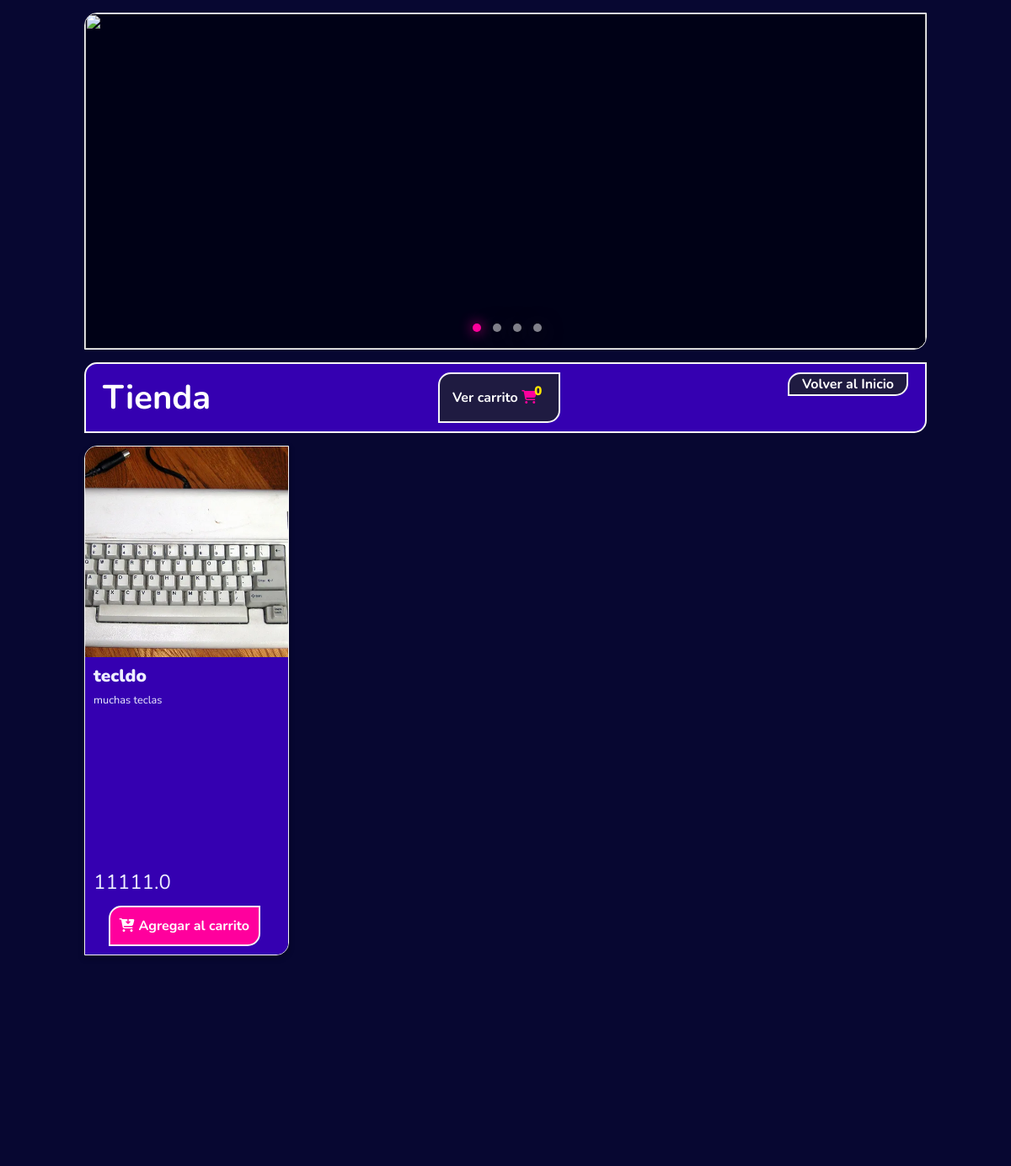
The page /store/ (upper part) on the database as committed earlier.
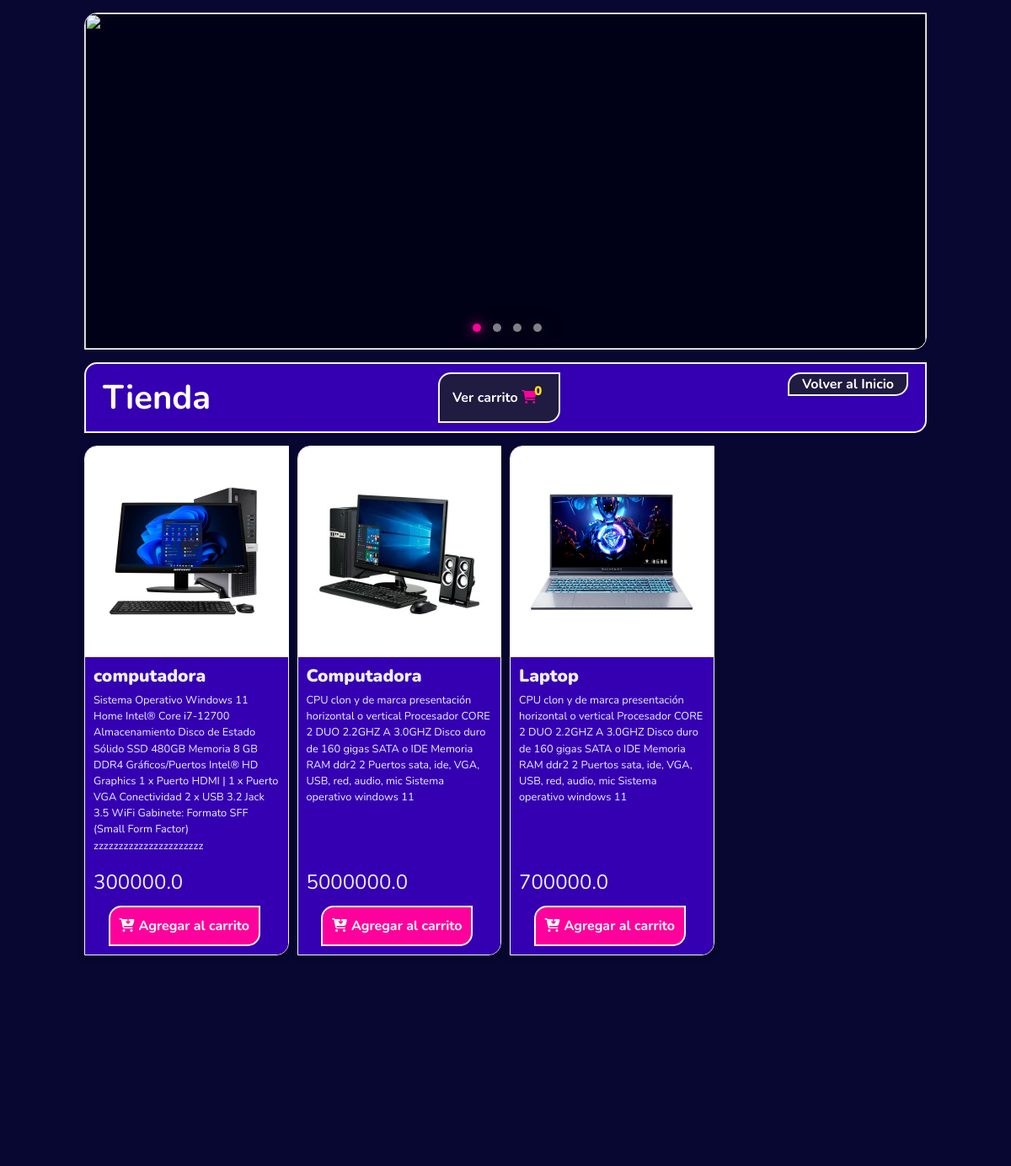
The same page on the database as committed later.
### inventario/models.py (models this page shows, shortened)
class Producto (models.Model):
    nombre = models.CharField(max_length=200)
    descripcion = models.TextField(blank=True)
    precio = models.FloatField(default=0.0)
    image = models.ImageField(upload_to='prod')

### inventario/views.py (the view)
# urls.py: path('store/', inventario_views.store, name='store'),
def store (request):
    productos = Producto.objects.all()
    return render(request, 'inventario/store.html', {'productos': productos })

### inventario/templates/inventario/store.html (shortened to what this page needs)
<!DOCTYPE html>
<html lang="es">
<head>
  {% load static %}
  <link rel="stylesheet" type="text/css" href="{% static 'tienda/bootstrap5/css/bootstrap.min.css' %}" />
  <link rel="stylesheet" href="{% static 'tienda/styles/tienda.css' %}">
</head>
<body>
  <div class="areaPromocional">
    <section class="slider">
      <div class="slide active">
        <img src="https://pcgamercatamarca.com.ar/wp-content/uploads/2021/08/banner-web-nuevo-1-scaled.jpg" alt="">
      </div>
      <div class="navigation-visibility">.
        <div class="slideIcon active"></div>
        <div class="slideIcon"></div>
        <div class="slideIcon"></div>
        <div class="slideIcon"></div>
      </div>
    </section>
    <div class="c__cabeceraTienda">
      <div class="cabeceraTienda">
        <h1>Tienda</h1>
        <button>Ver carrito <i class="fa-solid fa-cart-shopping"><span id="carritoContador"
              class="carritoContador">0</span></i></button>
        <a href="{% url 'home' %}">
            <button>Volver al Inicio</button>
        </a>
      </div>
    </div>
  </div>
  <main>
    <section class="tienda">
      {% for product in productos %}
        <div class="producto">
        <div class="fotoProducto">
          <img src="{{product.image.url}}" alt="">
        </div>
        <div class="infoProducto">
          <h2>{{product.nombre}}</h2>
          <p class="caracteristicas">{{product.descripcion}}</p>
          <p class="precioProducto">{{product.precio}}</p>
          <button class="agregarCarrito"><i
              class="fa-solid fa-cart-arrow-down"></i></i>Agregar al carrito</i></button>
        </div>
      </div>
      {% endfor %}
    </section>
  </main>
  </body>
</html>

### tienda/static/tienda/styles/tienda.css (style rules this page uses)
:root { --clr-hueso: #eeeeff; --clr-sun: #ffbb00; --clr-night: #00081f; --clr-gray: #202020; --clr-turquesa: #00ffea; --clr-verde:#6ea146; --clr-azul:rgb(3, 39, 116); --clr-fondo: #f2f2f2; --clr-celeste:#0099ff; --clr-amarillo:rgb(198, 227, 92); }
* { margin: 0; padding: 0; box-sizing: border-box; font-family: 'Nunito', sans-serif; }
body { display: flex; flex-direction: column; background: rgb(7, 7, 49); }
main { width: 100%; position: relative; display: flex; flex-direction: column; margin: 0 auto; padding: 0 20px; align-items: center; }
.areaPromocional { width: 100%; position: relative; display: flex; flex-direction: column; margin: 0 auto; align-items: space-between; }
.slider { max-width: 1000px; width: 100%; height: 400px; align-self: center; position: relative; background: #000116; border: 1px solid whitesmoke; border-top-left-radius: 15px; border-bottom-right-radius: 15px; overflow: hidden; top: 15px; }
.slider .slide { position: absolute; width: 100%; height: 100%; clip-path: circle(0% at 0 50%); }
.slider .slide.active { clip-path: circle(150% at 0 50%); transition: 1s; }
.slider .slide img { width: 100%; height: 100%; object-fit: cover; }
.slider .navigation-visibility { z-index: 999; display: flex; justify-content: center; }
.slider .navigation-visibility .slideIcon { width: 10px; height: 10px; z-index: 999; background: rgba(255, 255, 255, 0.5); backdrop-filter: blur(3px); transform: translateY(-30px); margin: 0 7px; border-radius: 30px; cursor: pointer; box-shadow: 0 5px 25px #202020; }
.slider .navigation-visibility .slideIcon.active { background: #ff009d; box-shadow: 0 0 15px #ff009d; }
.c__cabeceraTienda { max-width: 1040px; width: 100%; display: flex; justify-content: center; align-self: center; padding: 0 20px; }
.cabeceraTienda { max-width: 1000px; width: 100%; background: #3500b1; display: flex; justify-content: space-between; color: white; font-weight: 700; padding: 10px 20px; margin: 30px 0 15px 0; border: 2px solid whitesmoke; border-top-left-radius: 15px; border-bottom-right-radius: 15px; }
.cabeceraTienda button { border: none; padding: 0 15px; border: 2px solid whitesmoke; border-top-left-radius: 15px; border-bottom-right-radius: 15px; background: #1f1b41; color: #fff; font-size: 1em; font-weight: 700; cursor: pointer; }
.cabeceraTienda button .fa-cart-shopping { color: #ff009d; }
.cabeceraTienda button .carritoContador { display: inline-block; font-size: 15px; transform: translateY(-8px) translateX(-4px); color: rgb(255, 230, 0); padding: 0 1px; border-radius: 10px; }
.tienda { width: 1000px; display: grid; grid-template-columns: repeat(4, 1fr); grid-template-rows: repeat(2, 1fr); gap: 10px; margin-bottom: 20px; }
.tienda .producto { width: 100%; height: fit-content; margin: 0 auto; border: 1px solid whitesmoke; border-top-left-radius: 15px; border-bottom-right-radius: 15px; box-shadow: 0 3px 6px 1px rgba(0,0,0,.2); overflow: hidden; }
.tienda .producto .fotoProducto { height: 250px; display: flex; justify-content: end; }
.tienda .producto .fotoProducto img { width: 100%; height: 100%; object-fit: cover; }
.tienda .producto .infoProducto { height: fit-content; padding: 10px; background: #3500b1; color: var(--clr-hueso); display: flex; flex-direction: column; }
.tienda .producto .infoProducto h2 { font-size: 1.3em; font-weight: 900; margin-bottom: 7px; }
.tienda .producto .caracteristicas { font-size: 0.8em; margin-bottom: 7px; height: 200px; overflow-y: scroll; }
.tienda .producto .precioProducto { font-size: 1.5em; margin-bottom: 10px; }
.tienda .producto .agregarCarrito { width: 180px; align-self: center; padding: 10px 10px; background: #ff009d; color: white; border: 2px solid whitesmoke; border-top-left-radius: 15px; border-bottom-right-radius: 15px; margin-right: 5px; font-weight: 700; cursor: pointer; }
.tienda .producto .agregarCarrito i { color: white; margin-right: 5px; }

Rows that differ between the two databases and show on the page:
removed Producto: image (picture), nombre "tecldo", descripcion "muchas teclas", precio "11111.0"
added Producto: image (picture), nombre "computadora", descripcion "Sistema Operativo Windows 11 Home Intel® Core i7-12700 Almacenamiento Disco de Estado Sólido SSD 480GB Memoria 8 GB DDR4 Gráficos/Puertos Intel® HD Graphics 1 x Puerto HDMI | 1 x Puerto VGA Conectividad 2 x USB 3.2 Jack 3.5 WiFi Gabinete: Formato SFF (Small Form Factor) zzzzzzzzzzzzzzzzzzzzzz", precio "300000.0"
added Producto: image (picture), nombre "Computadora", descripcion "CPU clon y de marca presentación horizontal o vertical Procesador CORE 2 DUO 2.2GHZ A 3.0GHZ Disco duro de 160 gigas SATA o IDE Memoria RAM ddr2 2 Puertos sata, ide, VGA, USB, red, audio, mic Sistema operativo windows 11", precio "5000000.0"
added Producto: image (picture), nombre "Laptop", descripcion "CPU clon y de marca presentación horizontal o vertical Procesador CORE 2 DUO 2.2GHZ A 3.0GHZ Disco duro de 160 gigas SATA o IDE Memoria RAM ddr2 2 Puertos sata, ide, VGA, USB, red, audio, mic Sistema operativo windows 11", precio "700000.0"
